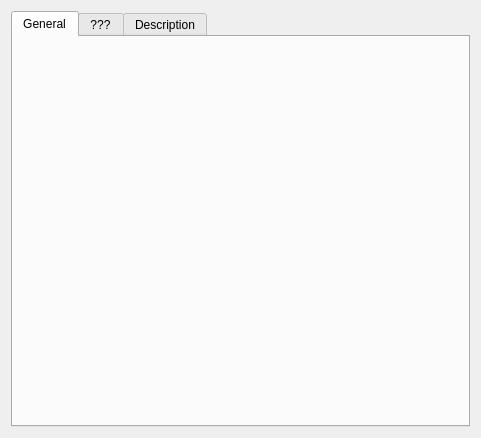
<ui version="4.0" >
 <class>KViewGroup</class>
 <widget class="QWidget" name="KViewGroup" >
  <property name="geometry" >
   <rect>
    <x>0</x>
    <y>0</y>
    <width>481</width>
    <height>438</height>
   </rect>
  </property>
  <property name="windowTitle" >
   <string>Form</string>
  </property>
  <layout class="QVBoxLayout" name="verticalLayout" >
   <item>
    <widget class="QTabWidget" name="ObjectsTab" >
     <property name="currentIndex" >
      <number>0</number>
     </property>
     <widget class="QWidget" name="tab" >
      <attribute name="title" >
       <string>General</string>
      </attribute>
      <layout class="QVBoxLayout" name="verticalLayout_2" >
       <item>
        <widget class="QGObjectVars" native="1" name="Vars" />
       </item>
      </layout>
     </widget>
     <widget class="QWidget" name="tab_2" >
      <attribute name="title" >
       <string>???</string>
      </attribute>
      <layout class="QVBoxLayout" name="verticalLayout_3" >
       <item>
        <widget class="QGObjectsList" native="1" name="Objects" />
       </item>
      </layout>
     </widget>
     <widget class="QWidget" name="tab_3" >
      <attribute name="title" >
       <string>Description</string>
      </attribute>
      <layout class="QVBoxLayout" name="verticalLayout_4" >
       <item>
        <widget class="QGWeightInfos" native="1" name="Desc" />
       </item>
      </layout>
     </widget>
    </widget>
   </item>
  </layout>
 </widget>
 <customwidgets>
  <customwidget>
   <class>QGObjectVars</class>
   <extends>QWidget</extends>
   <header>qgobjectvars.h</header>
   <container>1</container>
  </customwidget>
  <customwidget>
   <class>QGObjectsList</class>
   <extends>QWidget</extends>
   <header>qgobjectslist.h</header>
   <container>1</container>
  </customwidget>
  <customwidget>
   <class>QGWeightInfos</class>
   <extends>QWidget</extends>
   <header>qgweightinfos.h</header>
   <container>1</container>
  </customwidget>
 </customwidgets>
 <resources/>
 <connections/>
</ui>
